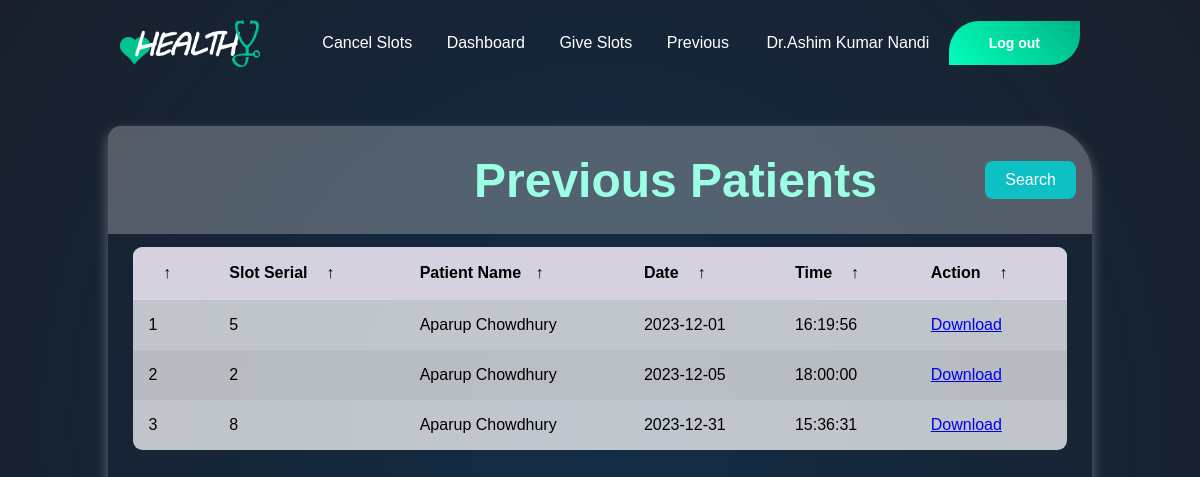
Page /previous-history.php (signed in) on the committed database.
### tables this page shows
CREATE TABLE `appointment` (
  `Appointment ID` int(11) NOT NULL,
  `Cost` int(11) NOT NULL,
  `Status` varchar(11) NOT NULL DEFAULT '1',
  `Doctor ID` int(11) NOT NULL,
  `Patient ID` int(11) NOT NULL,
  `CompName` varchar(100) DEFAULT NULL,
  `Slot Serial` int(11) NOT NULL,
  `Prescription` mediumblob DEFAULT NULL
);

CREATE TABLE `patients` (
  `Patient ID` int(11) NOT NULL,
  `Name` varchar(50) NOT NULL,
  `Age` int(11) NOT NULL,
  `Gender` varchar(30) NOT NULL,
  `Pregnant` tinyint(1) NOT NULL,
  `Breast Feeding` tinyint(1) NOT NULL,
  `Email` varchar(100) NOT NULL,
  `Discount` int(11) NOT NULL,
  `Blood Group` varchar(11) NOT NULL,
  `Marital Status` varchar(15) NOT NULL,
  `Old` tinyint(1) NOT NULL,
  `Previous History ID` int(11) DEFAULT NULL
);

CREATE TABLE `slots` (
  `Slot ID` int(11) NOT NULL,
  `Date` date NOT NULL,
  `Time` time NOT NULL,
  `Serial Number` varchar(2) NOT NULL,
  `Slot Status` tinyint(1) NOT NULL
);

### previous-history.php (the view, shortened to what this page needs)
<?php
    include './helpers/db.php';
    $doctor_id = $_SESSION['id'];
    $previous_patients = mysqli_query($db_connect, "SELECT
    appointment.`Appointment ID` AS APID,
    patients.Name AS PatientName,
    slots.Date AS AppointmentDate,
    slots.Time AS AppointmentTime,
    appointment.Prescription,
    appointment.`Slot Serial` AS SlotSerial FROM appointment JOIN slots ON appointment.`Slot Serial` = slots.`Slot ID` JOIN
    patients ON appointment.`Patient ID` = patients.`Patient ID` WHERE appointment.`Doctor ID` = '$doctor_id'");
?>
<?php include 'Navbar.php'; ?>
<!DOCTYPE html>
<html lang="en" title="Coding design">
<head>
    <link rel="stylesheet" href="./assets/css/pp.css">
</head>
<body>
    <div id ="tabfaka"></div>
    <main class="table">
        <section class="table__header">
            <h1>Previous Patients</h1>
            <a href="./history-search.php" class="search-btn">Search</a>
        </section>
        <section class="table__body">
            <table>
                <thead>
                    <tr>
                        <th> <span class="icon-arrow">&UpArrow;</span></th>
                        <th> Slot Serial <span class="icon-arrow">&UpArrow;</span></th>
                        <th> Patient Name<span class="icon-arrow">&UpArrow;</span></th>
                        <th> Date <span class="icon-arrow">&UpArrow;</span></th>
                        <th> Time <span class="icon-arrow">&UpArrow;</span></th>
                        <th> Action <span class="icon-arrow">&UpArrow;</span></th>
                    </tr>
                </thead>
                <tbody>
                    <?php
                        if(mysqli_num_rows($previous_patients) > 0) {
                            foreach($previous_patients as $key => $patient) {
                    ?>
                            <tr>
                                <td><?=($key + 1)?></td>
                                <td><?=($patient['SlotSerial'])?></td>
                                <td><?=($patient['PatientName'])?></td>
                                <td><?=($patient['AppointmentDate'])?></td>
                                <td><?=($patient['AppointmentTime'])?></td>
                                <td>
                                    <a href="download_prescription.php?presci=<?=($patient['APID'])?>" id="downloadbtn">Download</a>
                                </td>
                            </tr>
                    <?php
                            }
                        }
                    ?>
                </tbody>
            </table>
        </section>
    </main>
</body>
</html>

### Navbar.php (shortened to what this page needs)
<!DOCTYPE html>
<html lang="en">
<head>
    <link rel="stylesheet" href="navbar.css">
</head>
<body>
    <div class = "frame">
        <nav>
            <img src = "images\healthylight.png" class="logo" id="logo">
            <ul>
                <li><a href="slots.php">Cancel Slots</a></li>
                <li><a href="doctordash.php">Dashboard</a></li>
                <li><a href="add-slot.php">Give Slots</a></li>
                <li><a href="previous-history.php">Previous</a></li>
            </ul>
            <div>
                <a  class="signup" ><?php echo $_SESSION['name']?></a>
                <a href="logout.php" action="loginpage_login.php" class="btn">Log out</a>
            </div>
        </nav>
    </div>
</body>
</html>

### navbar.css (style rules this page uses)
* { margin: 0; padding: 0; box-sizing: border-box; font-family: 'Poppins', sans-serif; }
:root { --primary-color : #1b4063; --secondary-color : #ffffff; --detail : rgb(1, 195, 142); --hover_animation : rgb(1, 195, 142); --back : url(images/Bg1.png); }
.frame { width: 100%; min-height: 12vh; background: transparent; background-position: center; background-size: cover; padding: 10px 10%; overflow: hidden; position: absolute; }
nav { padding: 10px 0; display: flex; align-items: center; justify-content: space-between; }
.logo { width: 140px; }
nav ul { position: absolute; right: 38%; }
nav ul li { display: inline-block; list-style: none; margin: 10px 15px; }
nav ul li a { text-decoration: none; color: var(--secondary-color); font-weight: 500; }
.signup { text-decoration: none; color: var(--secondary-color); margin-right: 15px; font-weight: 500; }
.btn { display: inline-block; text-decoration: none; color: var(--secondary-color); padding: 14px 40px; color: #ffffff; font-weight: 600; background-image: linear-gradient(45deg, rgb(0, 255, 187), rgb(0, 181, 133)); font-size: 14px; border-radius: 30px; border-top-right-radius: 0px; border-bottom-left-radius: 0px; }

### assets/css/pp.css (style rules this page uses)
* { margin: 0; padding: 0; box-sizing: border-box; font-family: sans-serif; }
body { min-height: 100vh; background: url(./../img/Bg1.png) center / cover; }
main.table { width: 82vw; height: 90vh; background: transparent; backdrop-filter: blur(7px); box-shadow: 0 .4rem .8rem rgba(255, 255, 255, 0.333); border-radius: .8rem; border-bottom-left-radius: 50px; border-top-right-radius:50px ; overflow: hidden; margin: 0 auto; margin-top: 30px; }
.table__header { width: 100%; height: 15%; background-color: #fff4; padding: .8rem 1rem; display: flex; justify-content: space-between; align-items: center; }
.table__header h1 { color: #9bffe4; text-align: center; margin-left: 350px; font-size: 3em; }
.table__header ::placeholder { color: #fdfdfd; }
.table__body { width: 95%; max-height: calc(89% - 1.6rem); background-color: #fffb; margin: .8rem auto; border-radius: .6rem; overflow: auto; overflow: overlay; }
table { width: 100%; }
table, th, td { border-collapse: collapse; padding: 1rem; text-align: left; }
thead th { position: sticky; top: 0; left: 0; background-color: #d5d1defe; cursor: pointer; text-transform: capitalize; }
tbody tr:nth-child(even) { background-color: #0000000b; }
tbody tr { --delay: .1s; transition: .5s ease-in-out var(--delay), background-color 0s; }
tbody tr td, tbody tr td p, tbody tr td img { transition: .2s ease-in-out; }
thead th span.icon-arrow { display: inline-block; width: 1.3rem; height: 1.3rem; border-radius: 50%; border: 1.4px solid transparent; text-align: center; font-size: 1rem; margin-left: .5rem; transition: .2s ease-in-out; }
.search-btn { text-decoration: none; background-color: #0cc0c3; padding: 10px 20px; color: #ffffff; border-radius: 8px; -webkit-border-radius: 8px; -moz-border-radius: 8px; -ms-border-radius: 8px; -o-border-radius: 8px; }
#tabfaka { width: 100%; height: 6rem; background:transparent; }

### rows in the picture
appointment: Slot Serial "5", Patient ID "Aparup Chowdhury", Slot Serial "2023-12-01", Slot Serial "16:19:56"
appointment: Slot Serial "2", Patient ID "Aparup Chowdhury", Slot Serial "2023-12-05", Slot Serial "18:00:00"
appointment: Slot Serial "8", Patient ID "Aparup Chowdhury", Slot Serial "2023-12-31", Slot Serial "15:36:31"

### other values in the picture
$_SESSION['name'] "Dr.Ashim Kumar Nandi"
